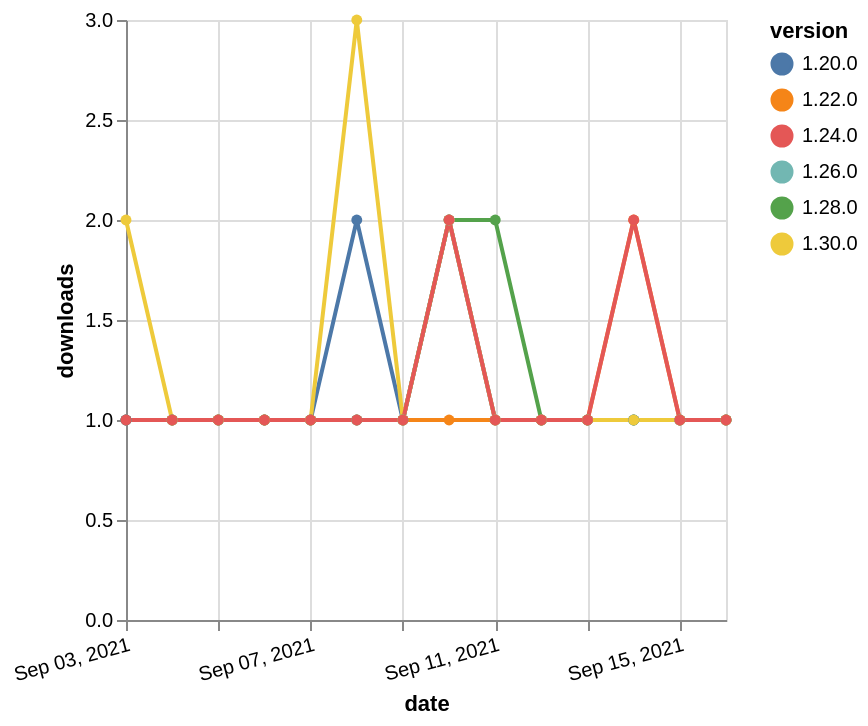

Specify this chart in Vega-Lite:
### Vega-Lite specification from a JSON file in a GitHub repository (floating-point values rounded to 4 significant figures)
{"$schema": "https://vega.github.io/schema/vega-lite/v5.json", "description": "A simple bar chart with embedded data.", "data": {"values": [{"date": "2021-09-03", "total": 182, "delta": 1, "version": "1.22.0"}, {"date": "2021-09-04", "total": 183, "delta": 1, "version": "1.22.0"}, {"date": "2021-09-05", "total": 184, "delta": 1, "version": "1.22.0"}, {"date": "2021-09-06", "total": 185, "delta": 1, "version": "1.22.0"}, {"date": "2021-09-07", "total": 186, "delta": 1, "version": "1.22.0"}, {"date": "2021-09-08", "total": 187, "delta": 1, "version": "1.22.0"}, {"date": "2021-09-09", "total": 188, "delta": 1, "version": "1.22.0"}, {"date": "2021-09-10", "total": 189, "delta": 1, "version": "1.22.0"}, {"date": "2021-09-11", "total": 190, "delta": 1, "version": "1.22.0"}, {"date": "2021-09-12", "total": 191, "delta": 1, "version": "1.22.0"}, {"date": "2021-09-13", "total": 192, "delta": 1, "version": "1.22.0"}, {"date": "2021-09-14", "total": 194, "delta": 2, "version": "1.22.0"}, {"date": "2021-09-15", "total": 195, "delta": 1, "version": "1.22.0"}, {"date": "2021-09-16", "total": 196, "delta": 1, "version": "1.22.0"}, {"date": "2021-09-03", "total": 175, "delta": 1, "version": "1.28.0"}, {"date": "2021-09-04", "total": 176, "delta": 1, "version": "1.28.0"}, {"date": "2021-09-05", "total": 177, "delta": 1, "version": "1.28.0"}, {"date": "2021-09-06", "total": 178, "delta": 1, "version": "1.28.0"}, {"date": "2021-09-07", "total": 179, "delta": 1, "version": "1.28.0"}, {"date": "2021-09-08", "total": 180, "delta": 1, "version": "1.28.0"}, {"date": "2021-09-09", "total": 181, "delta": 1, "version": "1.28.0"}, {"date": "2021-09-10", "total": 183, "delta": 2, "version": "1.28.0"}, {"date": "2021-09-11", "total": 185, "delta": 2, "version": "1.28.0"}, {"date": "2021-09-12", "total": 186, "delta": 1, "version": "1.28.0"}, {"date": "2021-09-13", "total": 187, "delta": 1, "version": "1.28.0"}, {"date": "2021-09-14", "total": 188, "delta": 1, "version": "1.28.0"}, {"date": "2021-09-15", "total": 189, "delta": 1, "version": "1.28.0"}, {"date": "2021-09-16", "total": 190, "delta": 1, "version": "1.28.0"}, {"date": "2021-09-03", "total": 151, "delta": 1, "version": "1.26.0"}, {"date": "2021-09-04", "total": 152, "delta": 1, "version": "1.26.0"}, {"date": "2021-09-05", "total": 153, "delta": 1, "version": "1.26.0"}, {"date": "2021-09-06", "total": 154, "delta": 1, "version": "1.26.0"}, {"date": "2021-09-07", "total": 155, "delta": 1, "version": "1.26.0"}, {"date": "2021-09-08", "total": 156, "delta": 1, "version": "1.26.0"}, {"date": "2021-09-09", "total": 157, "delta": 1, "version": "1.26.0"}, {"date": "2021-09-10", "total": 159, "delta": 2, "version": "1.26.0"}, {"date": "2021-09-11", "total": 160, "delta": 1, "version": "1.26.0"}, {"date": "2021-09-12", "total": 161, "delta": 1, "version": "1.26.0"}, {"date": "2021-09-13", "total": 162, "delta": 1, "version": "1.26.0"}, {"date": "2021-09-14", "total": 163, "delta": 1, "version": "1.26.0"}, {"date": "2021-09-15", "total": 164, "delta": 1, "version": "1.26.0"}, {"date": "2021-09-16", "total": 165, "delta": 1, "version": "1.26.0"}, {"date": "2021-09-03", "total": 220, "delta": 1, "version": "1.20.0"}, {"date": "2021-09-04", "total": 221, "delta": 1, "version": "1.20.0"}, {"date": "2021-09-05", "total": 222, "delta": 1, "version": "1.20.0"}, {"date": "2021-09-06", "total": 223, "delta": 1, "version": "1.20.0"}, {"date": "2021-09-07", "total": 224, "delta": 1, "version": "1.20.0"}, {"date": "2021-09-08", "total": 226, "delta": 2, "version": "1.20.0"}, {"date": "2021-09-09", "total": 227, "delta": 1, "version": "1.20.0"}, {"date": "2021-09-10", "total": 229, "delta": 2, "version": "1.20.0"}, {"date": "2021-09-11", "total": 230, "delta": 1, "version": "1.20.0"}, {"date": "2021-09-12", "total": 231, "delta": 1, "version": "1.20.0"}, {"date": "2021-09-13", "total": 232, "delta": 1, "version": "1.20.0"}, {"date": "2021-09-14", "total": 233, "delta": 1, "version": "1.20.0"}, {"date": "2021-09-15", "total": 234, "delta": 1, "version": "1.20.0"}, {"date": "2021-09-16", "total": 235, "delta": 1, "version": "1.20.0"}, {"date": "2021-09-03", "total": 116, "delta": 2, "version": "1.30.0"}, {"date": "2021-09-04", "total": 117, "delta": 1, "version": "1.30.0"}, {"date": "2021-09-05", "total": 118, "delta": 1, "version": "1.30.0"}, {"date": "2021-09-06", "total": 119, "delta": 1, "version": "1.30.0"}, {"date": "2021-09-07", "total": 120, "delta": 1, "version": "1.30.0"}, {"date": "2021-09-08", "total": 123, "delta": 3, "version": "1.30.0"}, {"date": "2021-09-09", "total": 124, "delta": 1, "version": "1.30.0"}, {"date": "2021-09-10", "total": 126, "delta": 2, "version": "1.30.0"}, {"date": "2021-09-11", "total": 127, "delta": 1, "version": "1.30.0"}, {"date": "2021-09-12", "total": 128, "delta": 1, "version": "1.30.0"}, {"date": "2021-09-13", "total": 129, "delta": 1, "version": "1.30.0"}, {"date": "2021-09-14", "total": 130, "delta": 1, "version": "1.30.0"}, {"date": "2021-09-15", "total": 131, "delta": 1, "version": "1.30.0"}, {"date": "2021-09-16", "total": 132, "delta": 1, "version": "1.30.0"}, {"date": "2021-09-03", "total": 184, "delta": 1, "version": "1.24.0"}, {"date": "2021-09-04", "total": 185, "delta": 1, "version": "1.24.0"}, {"date": "2021-09-05", "total": 186, "delta": 1, "version": "1.24.0"}, {"date": "2021-09-06", "total": 187, "delta": 1, "version": "1.24.0"}, {"date": "2021-09-07", "total": 188, "delta": 1, "version": "1.24.0"}, {"date": "2021-09-08", "total": 189, "delta": 1, "version": "1.24.0"}, {"date": "2021-09-09", "total": 190, "delta": 1, "version": "1.24.0"}, {"date": "2021-09-10", "total": 192, "delta": 2, "version": "1.24.0"}, {"date": "2021-09-11", "total": 193, "delta": 1, "version": "1.24.0"}, {"date": "2021-09-12", "total": 194, "delta": 1, "version": "1.24.0"}, {"date": "2021-09-13", "total": 195, "delta": 1, "version": "1.24.0"}, {"date": "2021-09-14", "total": 197, "delta": 2, "version": "1.24.0"}, {"date": "2021-09-15", "total": 198, "delta": 1, "version": "1.24.0"}, {"date": "2021-09-16", "total": 199, "delta": 1, "version": "1.24.0"}]}, "width": "container", "mark": {"type": "line", "point": {"filled": true}}, "encoding": {"x": {"field": "date", "type": "temporal", "timeUnit": "yearmonthdate", "title": "date", "axis": {"labelAngle": -15}}, "y": {"field": "delta", "type": "quantitative", "title": "downloads"}, "color": {"field": "version", "type": "nominal"}, "tooltip": {"field": "delta"}}}
